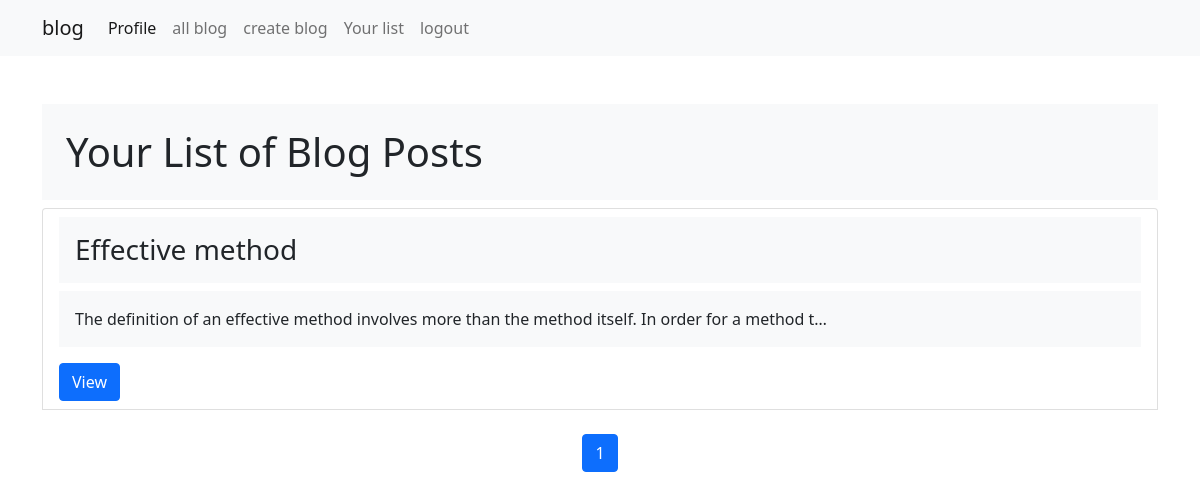
/list/ (signed in), run on the app's committed database.
### blog/models.py (models this page shows)
class Post(models.Model):
    user=models.ForeignKey(User,on_delete=models.CASCADE)
    title=models.CharField(max_length=70)
    content = models.TextField()
    date=models.DateTimeField(auto_now_add=True)

### blog/views.py (the view)
# urls.py: path('list/', yourlist,name='yourlist'),
def yourlist(request):
    obj = Post.objects.filter(user=request.user)
    paginator = Paginator(obj, 3)  # Show 5 items per page (you can adjust this number)
    page_number = request.GET.get('page')
    items = paginator.get_page(page_number)
    context = {
        'items': items,
    }
    return render(request, 'yourlist.html', context)

### templates/yourlist.html (shortened to what this page needs)
{% extends "base.html" %}
{% block boddy %}
{% include "nav.html" %}
<div class="container mt-5">
    <h1 class="bg-light p-4">Your List of Blog Posts</h1>
    <ul class="list-group">
        {% for post in items %}
            <li class="list-group-item">
                <h3 class="bg-light p-3">{{ post.title |capfirst }}</h3>
                <p class="bg-light p-3">{{ post.content |capfirst |truncatechars:100}}</p>
                <a class="btn btn-primary" href="/viewbyid/{{ post.id }}" role="button">View</a>
            </li>
              <br>
        {% empty %}
            <li class="list-group-item">No blog posts available.</li>
        {% endfor %}
    </ul>
    <nav aria-label="Page navigation">
        <ul class="pagination justify-content-center">
            {% for i in items.paginator.page_range %}
                <li class="page-item{% if i == items.number %} active{% endif %}">
                    <a class="page-link" href="?page={{ i }}">{{ i }}</a>
                </li>
            {% endfor %}
        </ul>
    </nav>
</div>
{% endblock boddy %}

### data on the page
Post: title "Effective method", content "The definition of an effective method involves more than the method itself. In order for a method t…"

### other printed values
{{ i }} "1"
